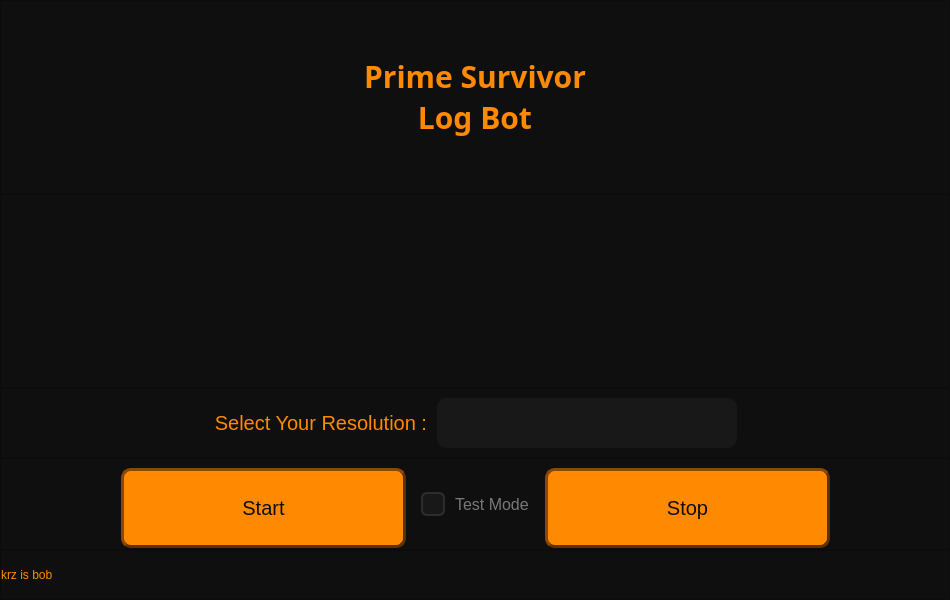
<?xml version="1.0" encoding="UTF-8"?>
<ui version="4.0">
 <class>MainWindow</class>
 <widget class="QMainWindow" name="MainWindow">
  <property name="geometry">
   <rect>
    <x>0</x>
    <y>0</y>
    <width>950</width>
    <height>600</height>
   </rect>
  </property>
  <property name="windowTitle">
   <string>Ps - Log Bot</string>
  </property>
  <property name="styleSheet">
   <string notr="true">background-color: rgb(15, 15, 15);</string>
  </property>
  <widget class="QWidget" name="centralwidget">
   <layout class="QVBoxLayout" name="verticalLayout">
    <property name="spacing">
     <number>0</number>
    </property>
    <property name="leftMargin">
     <number>0</number>
    </property>
    <property name="topMargin">
     <number>0</number>
    </property>
    <property name="rightMargin">
     <number>0</number>
    </property>
    <property name="bottomMargin">
     <number>0</number>
    </property>
    <item>
     <widget class="QFrame" name="titulo">
      <property name="styleSheet">
       <string notr="true"/>
      </property>
      <property name="frameShape">
       <enum>QFrame::StyledPanel</enum>
      </property>
      <property name="frameShadow">
       <enum>QFrame::Raised</enum>
      </property>
      <layout class="QHBoxLayout" name="horizontalLayout">
       <item>
        <widget class="QLabel" name="label">
         <property name="font">
          <font>
           <family>Arial Black</family>
           <pointsize>-1</pointsize>
           <weight>50</weight>
           <bold>false</bold>
          </font>
         </property>
         <property name="styleSheet">
          <string notr="true">QLabel {
    color: rgb(255, 137, 1);
    font-size: 30px;
    font-family: &quot;Arial Black&quot;;
    background: transparent;
}</string>
         </property>
         <property name="text">
          <string>&lt;html&gt;&lt;head/&gt;&lt;body&gt;&lt;p align=&quot;center&quot;&gt;&lt;span style=&quot; font-weight:600;&quot;&gt;Prime Survivor&lt;br/&gt;Log Bot&lt;/span&gt;&lt;/p&gt;&lt;/body&gt;&lt;/html&gt;</string>
         </property>
         <property name="alignment">
          <set>Qt::AlignCenter</set>
         </property>
        </widget>
       </item>
      </layout>
     </widget>
    </item>
    <item>
     <widget class="QFrame" name="imagemlogo">
      <property name="styleSheet">
       <string notr="true"/>
      </property>
      <property name="frameShape">
       <enum>QFrame::StyledPanel</enum>
      </property>
      <property name="frameShadow">
       <enum>QFrame::Raised</enum>
      </property>
      <layout class="QHBoxLayout" name="horizontalLayout_2">
       <item>
        <widget class="QLabel" name="label_2">
         <property name="minimumSize">
          <size>
           <width>0</width>
           <height>0</height>
          </size>
         </property>
         <property name="maximumSize">
          <size>
           <width>200</width>
           <height>200</height>
          </size>
         </property>
         <property name="autoFillBackground">
          <bool>false</bool>
         </property>
         <property name="styleSheet">
          <string notr="true"/>
         </property>
         <property name="text">
          <string/>
         </property>
         <property name="pixmap">
          <pixmap>../Downloads/ChatGPT Image 24 de fev. de 2026, 23_24_12.png</pixmap>
         </property>
         <property name="scaledContents">
          <bool>true</bool>
         </property>
         <property name="alignment">
          <set>Qt::AlignCenter</set>
         </property>
         <property name="wordWrap">
          <bool>false</bool>
         </property>
         <property name="margin">
          <number>0</number>
         </property>
         <property name="indent">
          <number>-1</number>
         </property>
        </widget>
       </item>
      </layout>
     </widget>
    </item>
    <item>
     <widget class="QFrame" name="resolucao">
      <property name="minimumSize">
       <size>
        <width>0</width>
        <height>70</height>
       </size>
      </property>
      <property name="maximumSize">
       <size>
        <width>16777215</width>
        <height>70</height>
       </size>
      </property>
      <property name="styleSheet">
       <string notr="true"/>
      </property>
      <property name="frameShape">
       <enum>QFrame::StyledPanel</enum>
      </property>
      <property name="frameShadow">
       <enum>QFrame::Raised</enum>
      </property>
      <layout class="QHBoxLayout" name="horizontalLayout_3">
       <property name="spacing">
        <number>10</number>
       </property>
       <item>
        <spacer name="horizontalSpacer">
         <property name="orientation">
          <enum>Qt::Horizontal</enum>
         </property>
         <property name="sizeHint" stdset="0">
          <size>
           <width>40</width>
           <height>20</height>
          </size>
         </property>
        </spacer>
       </item>
       <item>
        <widget class="QLabel" name="label_3">
         <property name="maximumSize">
          <size>
           <width>300</width>
           <height>16777215</height>
          </size>
         </property>
         <property name="styleSheet">
          <string notr="true">QLabel {
    color: rgb(255, 137, 1);
    font-size: 20px;
    font-family: &quot;Arial Black&quot;;
    background: transparent;
}</string>
         </property>
         <property name="text">
          <string>Select Your Resolution :</string>
         </property>
         <property name="alignment">
          <set>Qt::AlignRight|Qt::AlignTrailing|Qt::AlignVCenter</set>
         </property>
        </widget>
       </item>
       <item>
        <widget class="QComboBox" name="combo_resolution">
         <property name="minimumSize">
          <size>
           <width>300</width>
           <height>0</height>
          </size>
         </property>
         <property name="maximumSize">
          <size>
           <width>300</width>
           <height>16777215</height>
          </size>
         </property>
         <property name="styleSheet">
          <string notr="true">QComboBox {
    border: 0px solid rgb(45, 45, 45);
    border-radius: 10px;
    padding: 15px;
    background-color: rgb(24, 24, 24);
    color: rgb(80, 80, 80);
    font-size: 18px;
    font-weight: 500;
}

QComboBox:hover {
    border: 2px solid rgb(27, 27, 27);
}

QComboBox:focus {
    border: 2px solid rgb(255, 137, 1);
    color: rgb(255, 255, 255);
}

QComboBox::drop-down {
    border: none;
    width: 30px;
}

QComboBox::down-arrow {
    width: 14px;
    height: 14px;
}

QComboBox QAbstractItemView {
    border: 2px solid rgb(27, 27, 27);
    background-color: rgb(24, 24, 24);
    selection-background-color: rgb(255, 137, 1);
    selection-color: rgb(255, 255, 255);
    color: rgb(220, 220, 220);
    font-size: 15px;
}</string>
         </property>
        </widget>
       </item>
       <item>
        <spacer name="horizontalSpacer_2">
         <property name="orientation">
          <enum>Qt::Horizontal</enum>
         </property>
         <property name="sizeHint" stdset="0">
          <size>
           <width>40</width>
           <height>20</height>
          </size>
         </property>
        </spacer>
       </item>
      </layout>
     </widget>
    </item>
    <item>
     <widget class="QFrame" name="botoes">
      <property name="minimumSize">
       <size>
        <width>0</width>
        <height>0</height>
       </size>
      </property>
      <property name="maximumSize">
       <size>
        <width>16777215</width>
        <height>92</height>
       </size>
      </property>
      <property name="styleSheet">
       <string notr="true"/>
      </property>
      <property name="frameShape">
       <enum>QFrame::StyledPanel</enum>
      </property>
      <property name="frameShadow">
       <enum>QFrame::Raised</enum>
      </property>
      <layout class="QHBoxLayout" name="horizontalLayout_5">
       <property name="spacing">
        <number>15</number>
       </property>
       <item>
        <spacer name="horizontalSpacer_3">
         <property name="orientation">
          <enum>Qt::Horizontal</enum>
         </property>
         <property name="sizeHint" stdset="0">
          <size>
           <width>40</width>
           <height>20</height>
          </size>
         </property>
        </spacer>
       </item>
       <item>
        <widget class="QPushButton" name="btn_start">
         <property name="minimumSize">
          <size>
           <width>285</width>
           <height>80</height>
          </size>
         </property>
         <property name="maximumSize">
          <size>
           <width>300</width>
           <height>80</height>
          </size>
         </property>
         <property name="styleSheet">
          <string notr="true">QPushButton{
background-color: rgb(255, 137, 1);
border: 3px outset rgb(93, 49, 0);
border-radius: 10px;
color: rgb(15, 15, 15);
font-size: 20px;
font-family: &quot;Arial Black&quot;;
}


QPushButton:hover{
color: rgb(255, 17, 0);
background-color: rgb(215, 97, 0);
}

QPushButton:pressed{
border: 3px inset rgb(93, 49, 0);
color: rgb(15, 15, 15);
background-color: rgb(255, 17, 0);
}

QPushButton:disabled {
background-color: #cccccc; /* Cinza */
border: 2px solid #999999;
color: #666666; /* Texto cinza escuro */
}
</string>
         </property>
         <property name="text">
          <string>Start</string>
         </property>
        </widget>
       </item>
       <item>
        <widget class="QCheckBox" name="check_test">
         <property name="maximumSize">
          <size>
           <width>114</width>
           <height>16777215</height>
          </size>
         </property>
         <property name="toolTip">
          <string>Activate test mode.
When activated, the bot will send events even without actual validation.</string>
         </property>
         <property name="styleSheet">
          <string notr="true">QCheckBox {
    color: rgb(120, 120, 120);
    font-size: 16px;
    font-family: &quot;Arial&quot;;
    spacing: 10px;
}

QCheckBox::indicator {
    width: 20px;
    height: 20px;
    border-radius: 6px;
    background-color: rgb(24, 24, 24);
    border: 2px solid rgb(45, 45, 45);
}

QCheckBox::indicator:hover {
    border: 2px solid rgb(255, 137, 1);
}

QCheckBox::indicator:checked {
    background-color: rgb(255, 137, 1);
    border: 2px solid rgb(255, 137, 1);
}

QCheckBox::indicator:checked:hover {
    background-color: rgb(255, 160, 40);
    border: 2px solid rgb(255, 160, 40);
}

QCheckBox:checked {
    color: rgb(255, 255, 255);
}</string>
         </property>
         <property name="text">
          <string>Test Mode</string>
         </property>
        </widget>
       </item>
       <item>
        <widget class="QPushButton" name="btn_stop">
         <property name="minimumSize">
          <size>
           <width>285</width>
           <height>80</height>
          </size>
         </property>
         <property name="maximumSize">
          <size>
           <width>300</width>
           <height>80</height>
          </size>
         </property>
         <property name="styleSheet">
          <string notr="true">QPushButton{
background-color: rgb(255, 137, 1);
border: 3px outset rgb(93, 49, 0);
border-radius: 10px;
color: rgb(15, 15, 15);
font-size: 20px;
font-family: &quot;Arial Black&quot;;
}


QPushButton:hover{
color: rgb(255, 17, 0);
background-color: rgb(215, 97, 0);
}

QPushButton:pressed{
border: 3px inset rgb(93, 49, 0);
color: rgb(15, 15, 15);
background-color: rgb(255, 17, 0);
}

QPushButton:disabled {
background-color: #cccccc; /* Cinza */
border: 2px solid #999999;
color: #666666; /* Texto cinza escuro */
}
</string>
         </property>
         <property name="text">
          <string>Stop</string>
         </property>
         <property name="checkable">
          <bool>false</bool>
         </property>
         <property name="checked">
          <bool>false</bool>
         </property>
        </widget>
       </item>
       <item>
        <spacer name="horizontalSpacer_4">
         <property name="orientation">
          <enum>Qt::Horizontal</enum>
         </property>
         <property name="sizeHint" stdset="0">
          <size>
           <width>40</width>
           <height>20</height>
          </size>
         </property>
        </spacer>
       </item>
      </layout>
     </widget>
    </item>
    <item>
     <widget class="QFrame" name="small_logo">
      <property name="maximumSize">
       <size>
        <width>16777215</width>
        <height>50</height>
       </size>
      </property>
      <property name="styleSheet">
       <string notr="true"/>
      </property>
      <property name="frameShape">
       <enum>QFrame::StyledPanel</enum>
      </property>
      <property name="frameShadow">
       <enum>QFrame::Raised</enum>
      </property>
      <layout class="QHBoxLayout" name="horizontalLayout_4">
       <property name="spacing">
        <number>0</number>
       </property>
       <property name="leftMargin">
        <number>0</number>
       </property>
       <property name="topMargin">
        <number>0</number>
       </property>
       <property name="rightMargin">
        <number>0</number>
       </property>
       <property name="bottomMargin">
        <number>0</number>
       </property>
       <item>
        <widget class="QLabel" name="label_5">
         <property name="styleSheet">
          <string notr="true">    color: rgb(255, 137, 1);</string>
         </property>
         <property name="text">
          <string>krz is bob</string>
         </property>
        </widget>
       </item>
       <item>
        <widget class="QLabel" name="label_4">
         <property name="maximumSize">
          <size>
           <width>50</width>
           <height>50</height>
          </size>
         </property>
         <property name="text">
          <string/>
         </property>
         <property name="pixmap">
          <pixmap>../Downloads/ChatGPT Image 24 de fev. de 2026, 22_44_08.png</pixmap>
         </property>
         <property name="scaledContents">
          <bool>true</bool>
         </property>
        </widget>
       </item>
       <item>
        <widget class="QLabel" name="label_6">
         <property name="text">
          <string/>
         </property>
        </widget>
       </item>
      </layout>
     </widget>
    </item>
   </layout>
  </widget>
 </widget>
 <resources/>
 <connections/>
</ui>
